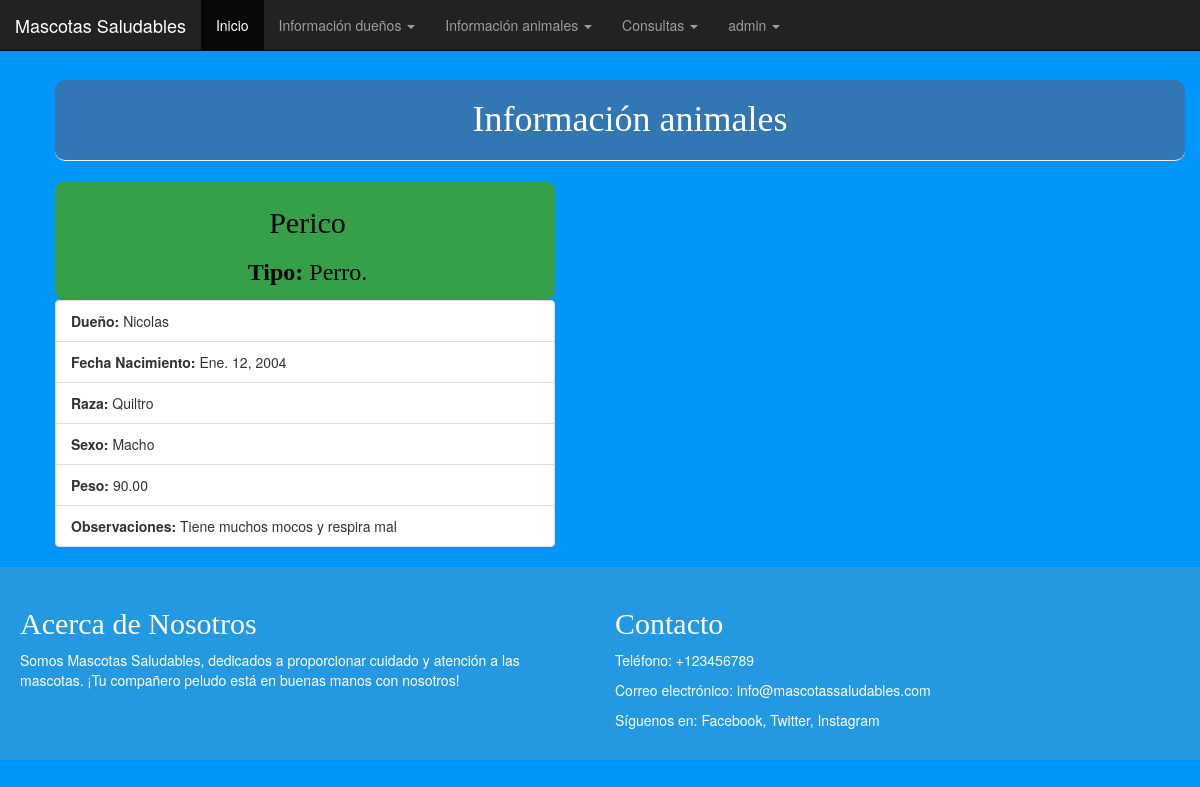
The app's page /persona/animal/12/ (signed in) with its own data.
### persona/models.py (models this page shows, shortened)
class Animal(models.Model):
    idTipoAnimal = models.ForeignKey(TipoAnimal, on_delete = models.CASCADE)
    idDueno = models.ForeignKey(Persona, on_delete = models.CASCADE, null = True)
    nombreAnimal = models.CharField(max_length=50)
    fechaNacimiento = models.DateField('Fecha de Nacimiento')
    raza = models.CharField(max_length=50)
    sexo = models.CharField(max_length=50)
    peso = models.DecimalField(max_digits=5, decimal_places=2)
    observaciones = models.TextField()
    imagen = models.ImageField(upload_to='animal_images/', null=True, blank=True)

class TipoAnimal(models.Model):
    nombreTipo = models.CharField(max_length=50)
    def __str__(self):
        return self.nombreTipo

class Persona(models.Model):
    nombre = models.CharField(max_length=50)
    apellido = models.CharField(max_length=50)
    telefono = models.CharField(max_length=50)
    direccion = models.CharField(max_length=50)
    estado = models.BooleanField(default=True)
    def __str__(self):
        return self.nombre

### persona/views.py (the view)
# urls.py: path('animal/<int:pk>/',views.detalle_animal, name="detalle_animal"),
@login_required
def detalle_animal(request, pk):
    animal = get_object_or_404(Animal, pk=pk)
    return render(request, 'persona/detalle_animal.html',{'animal':animal})

### persona/templates/persona/detalle_animal.html (shortened to what this page needs)
{% extends 'persona/base.html' %}
{% block content %}
        <h1 class="page-header">Información animales</h1>
        <div class="card" style="width: 50rem;">
          <div style="text-align: center; color: black; background-color: #359F4A; border-radius: 10px; padding: 5px; padding-left: 10px;" class="card-body">
            <h2 class="card-title">{{animal.nombreAnimal}}</h2>
            <h3 class="card-subtitle"><b>Tipo:</b> {{animal.idTipoAnimal}}.</h3>
          </div>
          <ul class="list-group list-group-flush">
            <li class="list-group-item"><b>Dueño:</b> {{animal.idDueno}}</li>
            <li class="list-group-item"><b>Fecha Nacimiento:</b> {{animal.fechaNacimiento}}</li>
            <li class="list-group-item"><b>Raza:</b> {{animal.raza}}</li>
            <li class="list-group-item"><b>Sexo:</b> {{animal.sexo}}</li>
            <li class="list-group-item"><b>Peso:</b> {{animal.peso}}</li>
            <li class="list-group-item"><b>Observaciones:</b> {{animal.observaciones}}</li>
          </ul>
        </div>
{% endblock %}

### persona/templates/persona/base.html (shortened to what this page needs)
{% load static %}
<html>
<head>
    <link rel="stylesheet" href="https://maxcdn.bootstrapcdn.com/bootstrap/3.4.0/css/bootstrap.min.css">
    <link rel="stylesheet" href="{% static 'css/estilo11.css' %}">
</head>
    <body>
            <nav class="navbar navbar-inverse navbar-fixed-top">
              <div class="container-fluid">
                <div class="navbar-header">
                  <a class="navbar-brand" href="#">Mascotas Saludables</a>
                </div>
                {% if user.is_authenticated %}
                <ul class="nav navbar-nav">
                  <li class="active"><a href="#">Inicio</a></li>
                  <li class="dropdown">
                    <a class="dropdown-toggle" data-toggle="dropdown">Información dueños
                    <span class="caret"></span></a>
                  </li>
                  <li class="dropdown">
                    <a class="dropdown-toggle" data-toggle="dropdown" href="#">Información animales
                    <span class="caret"></span></a>
                  </li>
                  <li class="dropdown">
                      <a class="dropdown-toggle" data-toggle="dropdown" href="#">Consultas
                      <span class="caret"></span></a>
                    </li>
                  <li class="dropdown">
                    <a class="dropdown-toggle" data-toggle="dropdown" href="#">{{ user.username }}
                        <span class="caret"></span></a>
                      </li>
                </ul>
                {% else %}
                <a href="{% url 'login' %}" class="top-menu"><span class="glyphicon glyphicon-lock"></span></a>
                {% endif %}
              </div>
            </nav>
        <br><br><br>
        <div class="container">
          <div class="row justify-content-center">
            <div class="content">
              {% block content %}
              {% endblock %}
            </div>
          </div>
        </div>
        <div class="custom-container">
          <div class="row">
            <div class="col-md-6">
              <h2>Acerca de Nosotros</h2>
              <p>Somos Mascotas Saludables, dedicados a proporcionar cuidado y atención a las mascotas. ¡Tu compañero peludo está en buenas manos con nosotros!</p>
            </div>
            <div class="col-md-6">
              <h2>Contacto</h2>
              <p>Teléfono: +123456789</p>
              <p>Correo electrónico: info@mascotassaludables.com</p>
              <p>Síguenos en:
                <a href="#">Facebook</a>,
                <a href="#">Twitter</a>,
                <a href="#">Instagram</a>
              </p>
            </div>
          </div>
        </div>
    </body>
</html>

### persona/static/css/estilo11.css (style rules this page uses)
body { background-color: #0197fa; background-image: url("veterinaria.png"); background-size: 100%; background-position: center center; }
.custom-container { background-color: #3498dbba; padding: 20px; bottom: 0; width: 100%; }
.custom-container h2, .custom-container p, .custom-container a { color: #fff; }
.content { margin-top: 20px; }
.page-header { background-color: #3277B4; margin-top: 0; text-align: center; color: white; border-radius: 10px; padding: 20px 20px 20px 40px; }
.content { margin-left: 40px; }
h1, h2, h3, h4 { font-family: 'Lobster', cursive; }

### records on screen
Animal: nombreAnimal "Perico", idTipoAnimal "Perro", idDueno "Nicolas", fechaNacimiento "Ene. 12, 2004", raza "Quiltro", sexo "Macho", peso "90.00", observaciones "Tiene muchos mocos y respira mal"

### other values on screen
{{ user.username }} "admin"
